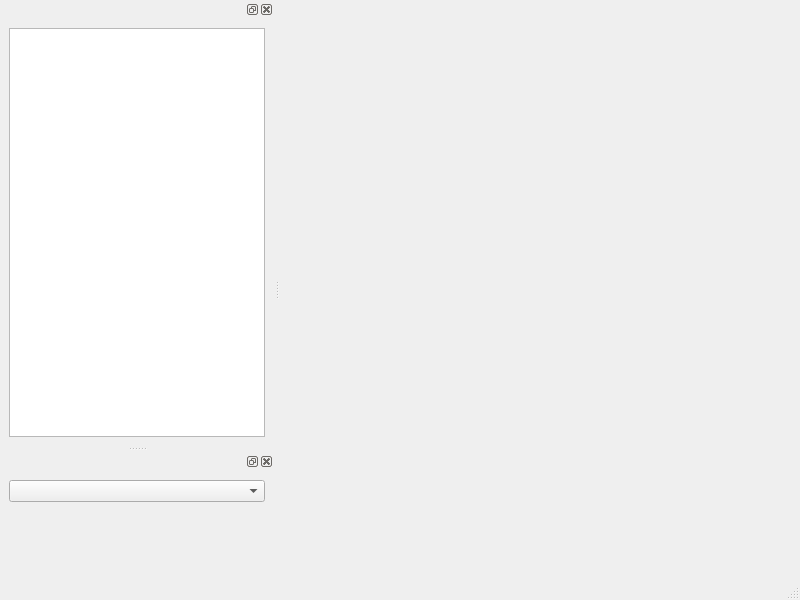
<?xml version="1.0" encoding="UTF-8"?>
<ui version="4.0">
 <class>MainWindow</class>
 <widget class="QMainWindow" name="MainWindow">
  <property name="geometry">
   <rect>
    <x>0</x>
    <y>0</y>
    <width>800</width>
    <height>600</height>
   </rect>
  </property>
  <property name="windowTitle">
   <string>Avogadro</string>
  </property>
  <widget class="Avogadro::QtOpenGL::GLWidget" name="glWidget"/>
  <widget class="QMenuBar" name="menubar">
   <property name="geometry">
    <rect>
     <x>0</x>
     <y>0</y>
     <width>800</width>
     <height>19</height>
    </rect>
   </property>
  </widget>
  <widget class="QStatusBar" name="statusbar"/>
  <widget class="QDockWidget" name="scenePluginDock">
   <property name="allowedAreas">
    <set>Qt::LeftDockWidgetArea|Qt::RightDockWidgetArea</set>
   </property>
   <attribute name="dockWidgetArea">
    <number>1</number>
   </attribute>
   <widget class="QWidget" name="scenePluginockWidgetContents">
    <layout class="QVBoxLayout" name="verticalLayout">
     <item>
      <widget class="QTreeView" name="scenePluginTreeView">
       <property name="rootIsDecorated">
        <bool>false</bool>
       </property>
       <property name="uniformRowHeights">
        <bool>true</bool>
       </property>
       <attribute name="headerVisible">
        <bool>false</bool>
       </attribute>
      </widget>
     </item>
    </layout>
   </widget>
  </widget>
  <widget class="QDockWidget" name="toolPluginDock">
   <attribute name="dockWidgetArea">
    <number>1</number>
   </attribute>
   <widget class="QWidget" name="dockWidgetContents">
    <layout class="QVBoxLayout" name="verticalLayout_2">
     <item>
      <widget class="QComboBox" name="toolComboBox"/>
     </item>
     <item>
      <widget class="QStackedWidget" name="toolWidgetStack"/>
     </item>
    </layout>
   </widget>
  </widget>
 </widget>
 <customwidgets>
  <customwidget>
   <class>Avogadro::QtOpenGL::GLWidget</class>
   <extends>QWidget</extends>
   <header location="global">avogadro/qtopengl/glwidget.h</header>
   <container>1</container>
  </customwidget>
 </customwidgets>
 <resources/>
 <connections/>
</ui>
